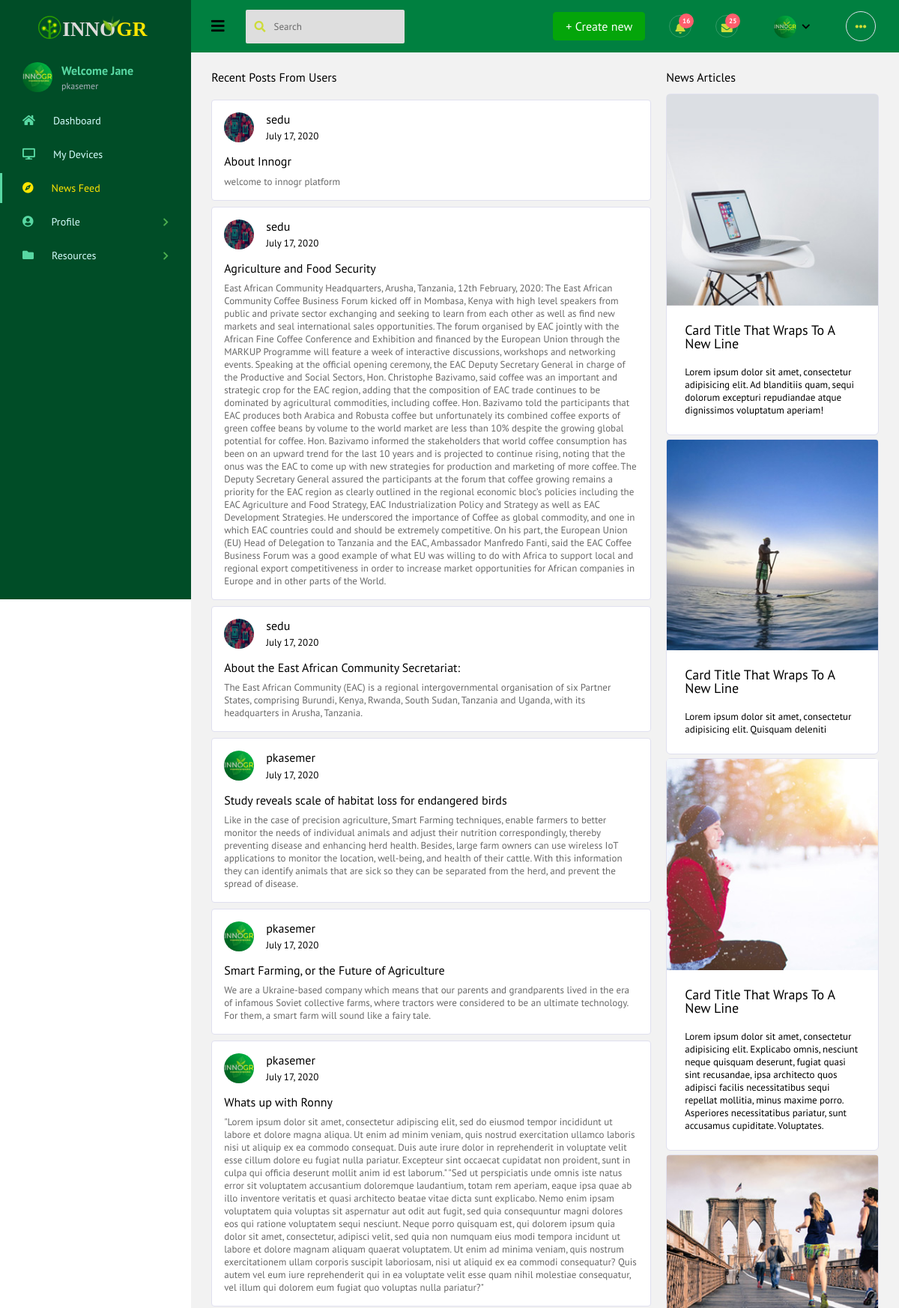
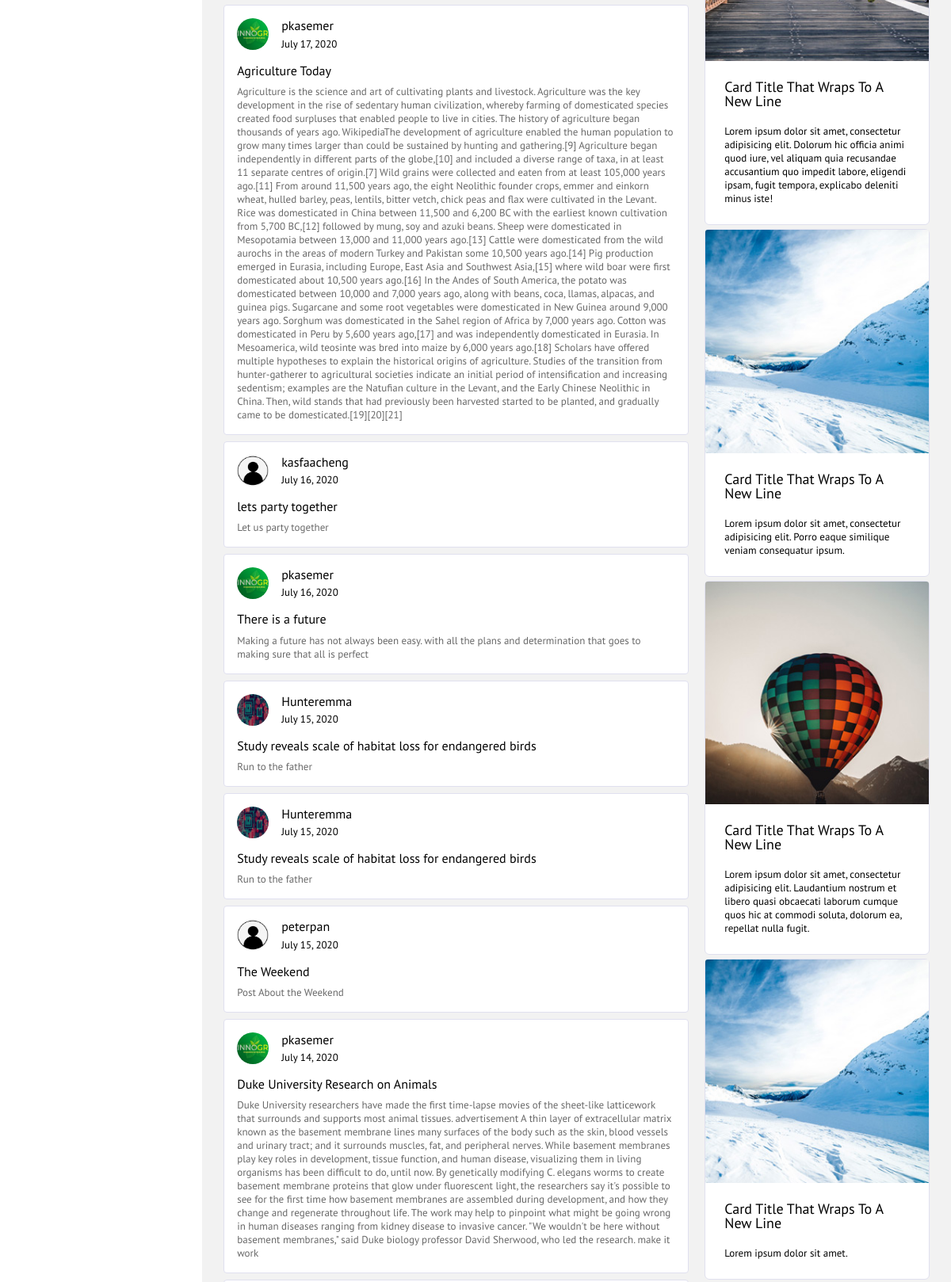
The app's page /newsFeed (signed in, upper part) with its own data (2 pictures, top to bottom).
### users/models.py (models this page shows, shortened)
class Profile(models.Model):
    user = models.OneToOneField(User, on_delete=models.CASCADE)
    image = models.ImageField(default='default.jpg', upload_to='profile_pics')
    description = models.CharField(max_length=200, default='Add Profile Description')
    phone = models.CharField(max_length=20, default='Add Phone Number')
    firstSkill = models.CharField(max_length=200, default='Add First Skill')
    secondSkill = models.CharField(max_length=200, default='Add Second Skill')
    thirdSkill = models.CharField(max_length=200, default='Add Third Skill')

### innogrApp/models.py (models this page shows, shortened)
class Post(models.Model):
    title = models.CharField(max_length=100)
    summary = models.TextField(default = "Add Post Summary")
    content = RichTextField(blank=True, null=True)
    date_posted = models.DateTimeField(default=timezone.now)
    last_edited= models.DateTimeField(auto_now= True)
    author = models.ForeignKey(User, on_delete=models.CASCADE)
    likes= models.IntegerField(default=0)
    dislikes= models.IntegerField(default=0)

### innogrApp/views.py (the view)
# urls.py: path('newsFeed', views.newsFeed, name='MynewsFeed'),
@login_required
def newsFeed(request):
    context = {
        'posts': Post.objects.all().order_by('-date_posted'),
    }
    return render(request,'innogrApp/pages/newsfeed.html', context)

### innogrApp/templates/innogrApp/pages/newsfeed.html (shortened to what this page needs)
{% extends 'innogrApp/base.html' %}
{% load static %}
{% block pagebody %}
<div class="row">
  <div class="col-md-8 h-100">
    <h6 class="card-title">
      Recent Posts From Users
    </h6>
    <div id="profile-list-left" class="py-2">
      {% for post in posts %}
      <div class="card rounded mb-2">
        <div class="card-body p-3">
          <div class="media">
            <img src="{{ post.author.profile.image.url }}" alt="image" class="img-pk mr-3 mb-3 rounded-circle">
            <div class="media-body">
              <h6 class="mb-1">{{post.author}}</h6>
              <p>{{post.date_posted|date:"F d, Y"}}</p>
            </div>
          </div>
          <h6 class="mb-2">{{post.title}}</h6>
          <p class="mb-0 text-muted">
            {{post.summary}}
          </p>
        </div>
      </div>
      {% endfor %}
    </div>
  </div>
  <div class="col-md-4 h-100">
    <h6 class="card-title">
      News Articles
    </h6>
      <div class="card">
        <img class="card-img-top" src="{% static 'innogrApp/images/samples/300x300/3.jpg' %}" alt="Card image cap">
        <div class="card-body">
          <h4 class="card-title">Card title that wraps to a new line</h4>
          <p class="card-text">Lorem ipsum dolor sit amet, consectetur adipisicing elit. Ad blanditiis quam, sequi dolorum excepturi repudiandae atque dignissimos voluptatum aperiam!</p>
        </div>
      </div>
      <div class="card">
        <img class="card-img-top" src="{% static 'innogrApp/images/samples/300x300/9.jpg' %}" alt="Card image cap">
        <div class="card-body">
          <h4 class="card-title">Card title that wraps to a new line</h4>
          <p class="card-text">Lorem ipsum dolor sit amet, consectetur adipisicing elit. Quisquam deleniti</p>
        </div>
      </div>
      <div class="card">
        <img class="card-img-top" src="{% static 'innogrApp/images/samples/300x300/5.jpg' %}" alt="Card image cap">
        <div class="card-body">
          <h4 class="card-title">Card title that wraps to a new line</h4>
          <p class="card-text">Lorem ipsum dolor sit amet, consectetur adipisicing elit. Explicabo omnis, nesciunt neque quisquam deserunt, fugiat quasi sint recusandae, ipsa architecto quos adipisci facilis necessitatibus sequi repellat mollitia, minus maxime porro. Asperiores necessitatibus pariatur, sunt accusamus cupiditate. Voluptates.</p>
        </div>
      </div>
      <div class="card">
        <img class="card-img-top" src="{% static 'innogrApp/images/samples/300x300/2.jpg' %}" alt="Card image cap">
        <div class="card-body">
          <h4 class="card-title">Card title that wraps to a new line</h4>
          <p class="card-text">Lorem ipsum dolor sit amet, consectetur adipisicing elit. Dolorum hic officia animi quod iure, vel aliquam quia recusandae accusantium quo impedit labore, eligendi ipsam, fugit tempora, explicabo deleniti minus iste!</p>
        </div>
      </div>
      <div class="card">
        <img class="card-img-top" src="{% static 'innogrApp/images/samples/300x300/8.jpg' %}" alt="Card image cap">
        <div class="card-body">
          <h4 class="card-title">Card title that wraps to a new line</h4>
          <p class="card-text">Lorem ipsum dolor sit amet, consectetur adipisicing elit. Porro eaque similique veniam consequatur ipsum.</p>
        </div>
      </div>
      <div class="card">
        <img class="card-img-top" src="{% static 'innogrApp/images/samples/300x300/6.jpg' %}" alt="Card image cap">
        <div class="card-body">
          <h4 class="card-title">Card title that wraps to a new line</h4>
          <p class="card-text">Lorem ipsum dolor sit amet, consectetur adipisicing elit. Laudantium nostrum et libero quasi obcaecati laborum cumque quos hic at commodi soluta, dolorum ea, repellat nulla fugit.</p>
        </div>
      </div>
      <div class="card">
        <img class="card-img-top" src="{% static 'innogrApp/images/samples/300x300/8.jpg' %}" alt="Card image cap">
        <div class="card-body">
          <h4 class="card-title">Card title that wraps to a new line</h4>
          <p class="card-text">Lorem ipsum dolor sit amet.</p>
        </div>
      </div>
  </div>
</div>
{% endblock pagebody %}

### innogrApp/templates/innogrApp/base.html (shortened to what this page needs)
<!DOCTYPE html>
<html lang="en">
{% load static %}
<head>
  <link rel="stylesheet" href="{% static 'innogrApp/vendors/iconfonts/font-awesome/css/all.min.css' %}">
  <link rel="stylesheet" href="{% static 'innogrApp/vendors/css/vendor.bundle.base.css' %}">
  <link rel="stylesheet" href="{% static 'innogrApp/vendors/css/vendor.bundle.addons.css' %}">
  <link rel="stylesheet" href="{% static 'innogrApp/css/style.css' %}">
</head>
<body class="sidebar-fixed">
  <div class="container-scroller">
    <nav class="navbar col-lg-12 col-12 p-0 fixed-top d-flex flex-row default-layout-navbar">
      <div class="text-center navbar-brand-wrapper d-flex align-items-center justify-content-center">
        <a class="navbar-brand brand-logo" href="/"><img src="{% static 'innogrApp/images/logo.svg' %}"
            alt="logo" /></a>
      </div>
      <div class="navbar-menu-wrapper d-flex align-items-stretch">
        <button class="navbar-toggler navbar-toggler align-self-center" type="button" data-toggle="minimize">
          <span class="fas fa-bars"></span>
        </button>
        <ul class="navbar-nav">
          <form action="{% url 'search' %}" method="post">{% csrf_token %}
            <li class="nav-item nav-search d-none d-md-flex">
              <div class="nav-link">
                <div class="input-group">
                  <div class="input-group-prepend">
                    <button type="submit" class="input-group-text">
                      <i class="fas fa-search"></i>
                    </button>
                  </div>
                  <input type="text" class="form-control" placeholder="Search" name="search" aria-label="Search">
                </div>
              </div>
            </li>
          </form>
        </ul>
        <ul class="navbar-nav navbar-nav-right">
          <li class="nav-item d-none d-lg-flex">
            <a class="nav-link" href="{% url 'post-create' %}">
              <span class="btn btn-primary">+ Create new</span>
            </a>
          </li>
          <li class="nav-item dropdown">
            <a class="nav-link count-indicator dropdown-toggle" id="notificationDropdown" href="#"
              data-toggle="dropdown">
              <i class="fas fa-bell mx-0"></i>
              <span class="count">16</span>
            </a>
          </li>
          <li class="nav-item dropdown">
            <a class="nav-link count-indicator dropdown-toggle" id="messageDropdown" href="#" data-toggle="dropdown"
              aria-expanded="false">
              <i class="fas fa-envelope mx-0"></i>
              <span class="count">25</span>
            </a>
          </li>
          <li class="nav-item nav-profile dropdown">
            <a class="nav-link dropdown-toggle" href="#" data-toggle="dropdown"
              id="profileDropdown">
              <img src="{{ user.profile.image.url }}" alt="profile" />
            </a>
          </li>
          <li class="nav-item nav-settings d-none d-lg-block">
            <a class="nav-link" href="#">
              <i class="fas fa-ellipsis-h"></i>
            </a>
          </li>
        </ul>
      </div>
    </nav>
    <div class="container-fluid page-body-wrapper">
      <nav class="sidebar sidebar-offcanvas" id="sidebar">
        <ul class="nav">
          {% block activelink %}
          <li class="nav-item nav-profile">
            {% endblock activelink %}
            <div class="nav-link">
              <div class="profile-image">
                <a href="{% url  'profile-posts' user.username  %}">
                  <img src="{{ user.profile.image.url }}" alt="image" />
                </a>
              </div>
              <div class="profile-name">
                <p class="name">
                  Welcome Jane
                </p>
                <p class="designation">
                  {{user.username}}
                </p>
              </div>
            </div>
          </li>
          <li class="nav-item">
            <a class="nav-link" href="{% url 'home'%}">
              <i class="fa fa-home menu-icon"></i>
              <span class="menu-title">Dashboard</span>
            </a>
          </li>
          <li class="nav-item">
            <a class="nav-link" href="{% url 'MyDevices' %}">
              <i class="fa fa-desktop menu-icon"></i>
              <span class="menu-title">My Devices</span>
            </a>
          </li>
          <li class="nav-item">
            <a class="nav-link" href="{% url 'MynewsFeed' %}">
              <i class="fas fa-compass menu-icon"></i>
              <span class="menu-title">News Feed</span>
            </a>
          </li>
          <li class="nav-item">
            <a class="nav-link" data-toggle="collapse" href="#profile" aria-expanded="false" aria-controls="profile">
              <i class="fas fa fa-user-circle menu-icon"></i>
              <span class="menu-title">Profile</span>
              <i class="menu-arrow"></i>
            </a>
          </li>
          <li class="nav-item">
            <a class="nav-link" data-toggle="collapse" href="#govenment" aria-expanded="false"
              aria-controls="govenment">
              <i class="fas fa-folder menu-icon"></i>
              <span class="menu-title">Resources</span>
              <i class="menu-arrow"></i>
            </a>
          </li>
        </ul>
      </nav>
      <div class="main-panel">
        <div class="content-wrapper">
          {% block pagebody %}
          {% endblock pagebody %}
        </div>
      </div>
    </div>
  </div>
</body>
</html>

### records on screen
Post: author.profile.image (picture), author "sedu", date_posted "July 17, 2020", title "About Innogr", summary "welcome to innogr platform"
Post: author.profile.image (picture), author "sedu", date_posted "July 17, 2020", title "Agriculture and Food Security", summary "East African Community Headquarters, Arusha, Tanzania, 12th February, 2020: The East African Community Coffee Business Forum kicked off in Mombasa, Kenya with high level speakers from public and private sector exchanging and seeking to learn from each other as well as find new markets and seal international sales opportunities. The forum organised by EAC jointly with the African Fine Coffee Conference and Exhibition and financed by the European Union through the MARKUP Programme will feature a week of interactive discussions, workshops and networking events. Speaking at the official opening ceremony, the EAC Deputy Secretary General in charge of the Productive and Social Sectors, Hon.…"
Post: author.profile.image (picture), author "sedu", date_posted "July 17, 2020", title "About the East African Community Secretariat:", summary "The East African Community (EAC) is a regional intergovernmental organisation of six Partner States, comprising Burundi, Kenya, Rwanda, South Sudan, Tanzania and Uganda, with its headquarters in Arusha, Tanzania."
Post: author.profile.image (picture), author "pkasemer", date_posted "July 17, 2020", title "Study reveals scale of habitat loss for endangered birds", summary "Like in the case of precision agriculture, Smart Farming techniques, enable farmers to better monitor the needs of individual animals and adjust their nutrition correspondingly, thereby preventing disease and enhancing herd health. Besides, large farm owners can use wireless IoT applications to monitor the location, well-being, and health of their cattle. With this information they can identify animals that are sick so they can be separated from the herd, and prevent the spread of disease."
Post: author.profile.image (picture), author "pkasemer", date_posted "July 17, 2020", title "Smart Farming, or the Future of Agriculture", summary "We are a Ukraine-based company which means that our parents and grandparents lived in the era of infamous Soviet collective farms, where tractors were considered to be an ultimate technology. For them, a smart farm will sound like a fairy tale."
Post: author.profile.image (picture), author "pkasemer", date_posted "July 17, 2020", title "Whats up with Ronny", summary "\"Lorem ipsum dolor sit amet, consectetur adipiscing elit, sed do eiusmod tempor incididunt ut labore et dolore magna aliqua. Ut enim ad minim veniam, quis nostrud exercitation ullamco laboris nisi ut aliquip ex ea commodo consequat. Duis aute irure dolor in reprehenderit in voluptate velit esse cillum dolore eu fugiat nulla pariatur. Excepteur sint occaecat cupidatat non proident, sunt in culpa qui officia deserunt mollit anim id est laborum.\" \"Sed ut perspiciatis unde omnis iste natus error sit voluptatem accusantium doloremque laudantium, totam rem aperiam, eaque ipsa quae ab illo inventore veritatis et quasi architecto beatae vitae dicta sunt explicabo. Nemo enim ipsam voluptatem quia…"
Post: author.profile.image (picture), author "pkasemer", date_posted "July 17, 2020", title "Agriculture Today", summary "Agriculture is the science and art of cultivating plants and livestock. Agriculture was the key development in the rise of sedentary human civilization, whereby farming of domesticated species created food surpluses that enabled people to live in cities. The history of agriculture began thousands of years ago. WikipediaThe development of agriculture enabled the human population to grow many times larger than could be sustained by hunting and gathering.[9] Agriculture began independently in different parts of the globe,[10] and included a diverse range of taxa, in at least 11 separate centres of origin.[7] Wild grains were collected and eaten from at least 105,000 years ago.[11] From around…"
Post: author.profile.image (placeholder picture), author "kasfaacheng", date_posted "July 16, 2020", title "lets party together", summary "Let us party together"
Post: author.profile.image (picture), author "pkasemer", date_posted "July 16, 2020", title "There is a future", summary "Making a future has not always been easy. with all the plans and determination that goes to making sure that all is perfect"
Post: author.profile.image (picture), author "Hunteremma", date_posted "July 15, 2020", title "Study reveals scale of habitat loss for endangered birds", summary "Run to the father"
Post: author.profile.image (picture), author "Hunteremma", date_posted "July 15, 2020", title "Study reveals scale of habitat loss for endangered birds", summary "Run to the father"
Post: author.profile.image (placeholder picture), author "peterpan", date_posted "July 15, 2020", title "The Weekend", summary "Post About the Weekend"
Post: author.profile.image (picture), author "pkasemer", date_posted "July 14, 2020", title "Duke University Research on Animals", summary "Duke University researchers have made the first time-lapse movies of the sheet-like latticework that surrounds and supports most animal tissues. advertisement A thin layer of extracellular matrix known as the basement membrane lines many surfaces of the body such as the skin, blood vessels and urinary tract; and it surrounds muscles, fat, and peripheral nerves. While basement membranes play key roles in development, tissue function, and human disease, visualizing them in living organisms has been difficult to do, until now. By genetically modifying C. elegans worms to create basement membrane proteins that glow under fluorescent light, the researchers say it's possible to see for the first…"

### other values on screen
{{ user.username }} "pkasemer"
